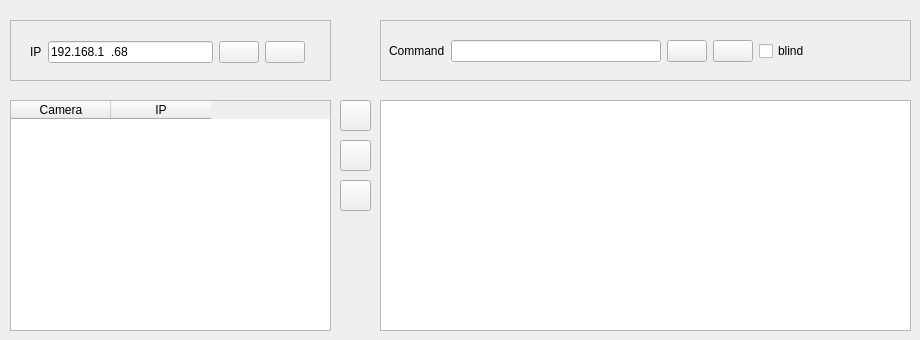
    <widget class="QWidget" name="tab">
     <attribute name="title">
      <string>Cameras</string>
     </attribute>
     <widget class="QTableWidget" name="tableLstCams">
      <property name="geometry">
       <rect>
        <x>10</x>
        <y>100</y>
        <width>321</width>
        <height>231</height>
       </rect>
      </property>
      <column>
       <property name="text">
        <string>Camera</string>
       </property>
      </column>
      <column>
       <property name="text">
        <string>IP</string>
       </property>
      </column>
     </widget>
     <widget class="QFrame" name="frame">
      <property name="geometry">
       <rect>
        <x>10</x>
        <y>20</y>
        <width>321</width>
        <height>61</height>
       </rect>
      </property>
      <property name="frameShape">
       <enum>QFrame::StyledPanel</enum>
      </property>
      <property name="frameShadow">
       <enum>QFrame::Raised</enum>
      </property>
      <widget class="QWidget" name="layoutWidget1">
       <property name="geometry">
        <rect>
         <x>20</x>
         <y>14</y>
         <width>275</width>
         <height>36</height>
        </rect>
       </property>
       <layout class="QGridLayout" name="gridLayout">
        <item row="0" column="0">
         <widget class="QLabel" name="labelIP">
          <property name="text">
           <string>IP</string>
          </property>
         </widget>
        </item>
        <item row="0" column="1">
         <widget class="QLineEdit" name="txtIp">
          <property name="inputMask">
           <string>999.999.999.999</string>
          </property>
          <property name="text">
           <string>192.168.1.68</string>
          </property>
         </widget>
        </item>
        <item row="0" column="2">
         <widget class="QPushButton" name="pbAddIp">
          <property name="toolTip">
           <string>&lt;html&gt;&lt;head/&gt;&lt;body&gt;&lt;p&gt;Ping to IP typed&lt;/p&gt;&lt;/body&gt;&lt;/html&gt;</string>
          </property>
          <property name="text">
           <string/>
          </property>
          <property name="icon">
           <iconset resource="lstImgs.qrc">
            <normaloff>:/new/icons/imagenInte/list-add.png</normaloff>:/new/icons/imagenInte/list-add.png</iconset>
          </property>
         </widget>
        </item>
        <item row="0" column="3">
         <widget class="QPushButton" name="pbSearchAll">
          <property name="toolTip">
           <string>&lt;html&gt;&lt;head/&gt;&lt;body&gt;&lt;p&gt;Search and add all cameras in the network&lt;/p&gt;&lt;/body&gt;&lt;/html&gt;</string>
          </property>
          <property name="text">
           <string/>
          </property>
          <property name="icon">
           <iconset resource="lstImgs.qrc">
            <normaloff>:/new/icons/imagenInte/zoom-in.png</normaloff>:/new/icons/imagenInte/zoom-in.png</iconset>
          </property>
         </widget>
        </item>
       </layout>
       <zorder>pbAddIp</zorder>
       <zorder>labelIP</zorder>
       <zorder>txtIp</zorder>
       <zorder>pbSearchAll</zorder>
      </widget>
     </widget>
     <widget class="QFrame" name="frame_2">
      <property name="geometry">
       <rect>
        <x>380</x>
        <y>20</y>
        <width>531</width>
        <height>61</height>
       </rect>
      </property>
      <property name="frameShape">
       <enum>QFrame::StyledPanel</enum>
      </property>
      <property name="frameShadow">
       <enum>QFrame::Raised</enum>
      </property>
      <widget class="QWidget" name="layoutWidget2">
       <property name="geometry">
        <rect>
         <x>9</x>
         <y>14</y>
         <width>421</width>
         <height>35</height>
        </rect>
       </property>
       <layout class="QGridLayout" name="gridLayout_2">
        <item row="0" column="2">
         <widget class="QPushButton" name="pbSendComm">
          <property name="toolTip">
           <string>Send command</string>
          </property>
          <property name="text">
           <string/>
          </property>
          <property name="icon">
           <iconset resource="lstImgs.qrc">
            <normaloff>:/new/icons/imagenInte/gtk-media-play-ltr.svg</normaloff>:/new/icons/imagenInte/gtk-media-play-ltr.svg</iconset>
          </property>
          <property name="iconSize">
           <size>
            <width>15</width>
            <height>15</height>
           </size>
          </property>
         </widget>
        </item>
        <item row="0" column="4">
         <widget class="QCheckBox" name="checkBlind">
          <property name="text">
           <string>blind</string>
          </property>
         </widget>
        </item>
        <item row="0" column="0">
         <widget class="QLabel" name="labelCommand">
          <property name="text">
           <string>Command</string>
          </property>
         </widget>
        </item>
        <item row="0" column="1">
         <widget class="QLineEdit" name="txtCommand">
          <property name="text">
           <string/>
          </property>
         </widget>
        </item>
        <item row="0" column="3">
         <widget class="QPushButton" name="pbShutdown">
          <property name="enabled">
           <bool>true</bool>
          </property>
          <property name="toolTip">
           <string>&lt;html&gt;&lt;head/&gt;&lt;body&gt;&lt;p&gt;Shutdown remote camera&lt;/p&gt;&lt;/body&gt;&lt;/html&gt;</string>
          </property>
          <property name="text">
           <string/>
          </property>
          <property name="icon">
           <iconset resource="lstImgs.qrc">
            <normaloff>:/new/icons/imagenInte/salir.png</normaloff>:/new/icons/imagenInte/salir.png</iconset>
          </property>
          <property name="iconSize">
           <size>
            <width>15</width>
            <height>15</height>
           </size>
          </property>
         </widget>
        </item>
       </layout>
      </widget>
     </widget>
     <widget class="QTextEdit" name="txtCommRes">
      <property name="geometry">
       <rect>
        <x>380</x>
        <y>100</y>
        <width>531</width>
        <height>231</height>
       </rect>
      </property>
     </widget>
     <widget class="QPushButton" name="pbConnect">
      <property name="geometry">
       <rect>
        <x>340</x>
        <y>100</y>
        <width>31</width>
        <height>31</height>
       </rect>
      </property>
      <property name="toolTip">
       <string>&lt;html&gt;&lt;head/&gt;&lt;body&gt;&lt;p&gt;Connect&lt;/p&gt;&lt;/body&gt;&lt;/html&gt;</string>
      </property>
      <property name="text">
       <string/>
      </property>
      <property name="icon">
       <iconset resource="lstImgs.qrc">
        <normaloff>:/new/icons/imagenInte/right.gif</normaloff>:/new/icons/imagenInte/right.gif</iconset>
      </property>
     </widget>
     <widget class="QPushButton" name="pbLANConnect">
      <property name="geometry">
       <rect>
        <x>340</x>
        <y>140</y>
        <width>31</width>
        <height>31</height>
       </rect>
      </property>
      <property name="toolTip">
       <string>&lt;html&gt;&lt;head/&gt;&lt;body&gt;&lt;p&gt;Connect&lt;/p&gt;&lt;/body&gt;&lt;/html&gt;</string>
      </property>
      <property name="text">
       <string/>
      </property>
      <property name="icon">
       <iconset resource="lstImgs.qrc">
        <normaloff>:/new/icons/imagenInte/WiFi.png</normaloff>:/new/icons/imagenInte/WiFi.png</iconset>
      </property>
     </widget>
     <widget class="QPushButton" name="pbLANTestConn">
      <property name="geometry">
       <rect>
        <x>340</x>
        <y>180</y>
        <width>31</width>
        <height>31</height>
       </rect>
      </property>
      <property name="toolTip">
       <string>&lt;html&gt;&lt;head/&gt;&lt;body&gt;&lt;p&gt;Connect&lt;/p&gt;&lt;/body&gt;&lt;/html&gt;</string>
      </property>
      <property name="text">
       <string/>
      </property>
      <property name="icon">
       <iconset resource="lstImgs.qrc">
        <normaloff>:/new/icons/imagenInte/question.png</normaloff>:/new/icons/imagenInte/question.png</iconset>
      </property>
     </widget>
     <zorder>tableLstCams</zorder>
     <zorder>frame</zorder>
     <zorder>frame_2</zorder>
     <zorder>txtCommRes</zorder>
     <zorder>pbLANConnect</zorder>
     <zorder>pbLANTestConn</zorder>
     <zorder>pbConnect</zorder>
    </widget>
